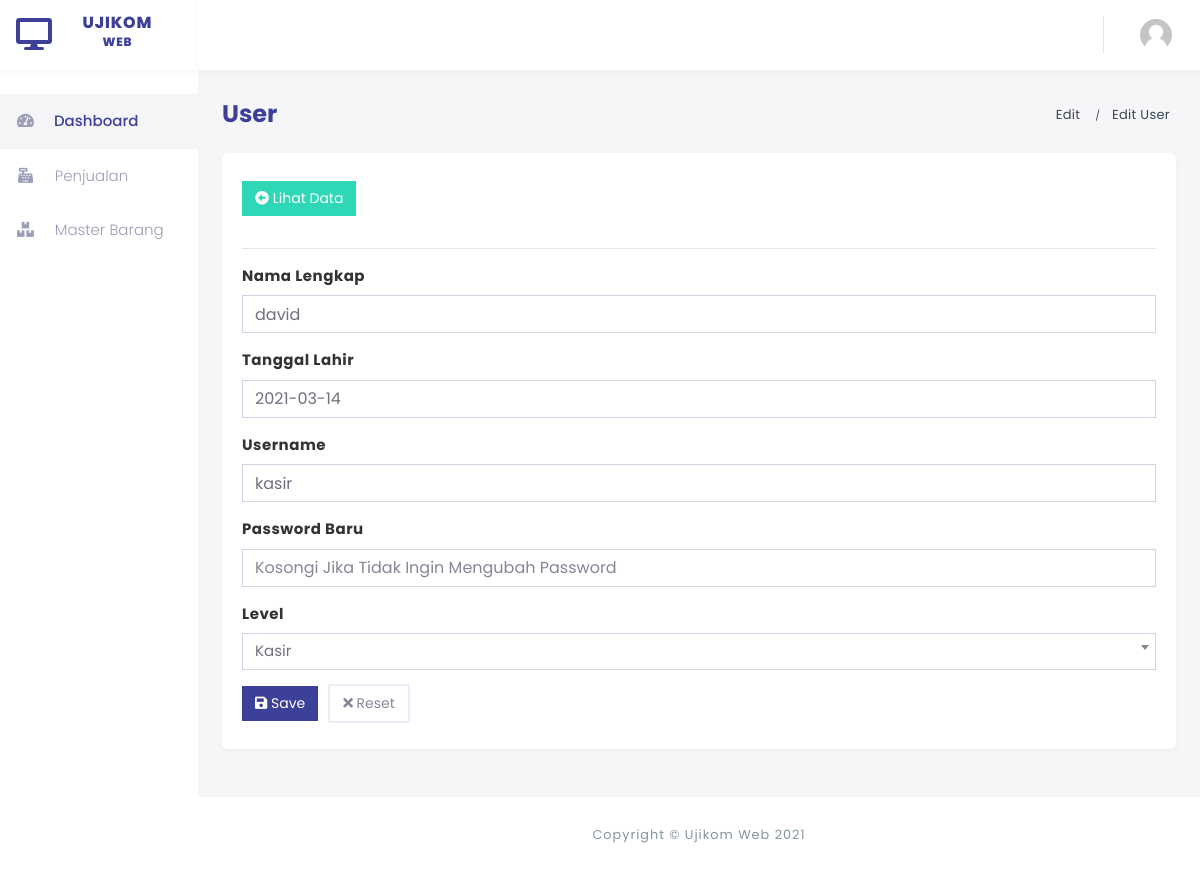
Page /user/edit/3 on the committed database.
### tables this page shows
CREATE TABLE `user` (
  `id_user` int(5) NOT NULL,
  `nama_lengkap` varchar(45) NOT NULL,
  `username` varchar(45) NOT NULL,
  `password` varchar(255) NOT NULL,
  `tanggal_lahir` date NOT NULL,
  `level` enum('admin','kasir') NOT NULL
);

### application/libraries/Template.php (called while the page is built)
<?php if ( ! defined('BASEPATH')) exit('No direct script access allowed');
class Template {
		var $template_data = array();
		function set($name, $value)
		{
			$this->template_data[$name] = $value;
		}
		function load($view = '' , $view_data = array(), $return = FALSE)
		{
			$this->CI =& get_instance();
			$this->set('contents', $this->CI->load->view($view, $view_data, TRUE));
			return $this->CI->load->view('pages/template', $this->template_data, $return);
		}
}

### application/controllers/User.php (called while the page is built, shortened)
<?php
class User extends CI_Controller {
	public function edit($id)
	{
        $param['pageInfo'] = 'Edit User';
        $param['user'] = $this->UserModel->getDataById('*',$id)->result_array()[0];
        $this->template->load('user/edit-user',$param);
	}
}

### index.php (called while the page is built, shortened)
<?php
require_once BASEPATH.'core/CodeIgniter.php';

### application/models/UserModel.php (called while the page is built, shortened)
<?php
class UserModel extends CI_Model {
    public function getDataById($select,$id)
    {
        $this->db->select($select);
        $this->db->from('user');
        $this->db->where('id_user',$id);
        return $this->db->get();
    }
}

### application/views/user/edit-user.php (the view, shortened to what this page needs)
<div class="card shadow py-2">
    <div class="card-body">
        <a href="<?php echo base_url()."user" ?>" class="btn btn-success mb-3"> <span class="fa fa-arrow-alt-circle-left"></span> Lihat Data</a>
    <hr>
        <form method="POST" action="<?php echo base_url().'user/update' ?>">
            <div class="row">
                <div class="col-md-12">
                    <div class="mb-3">
                        <label>Nama Lengkap</label>
                        <input type="text" class="form-control" name="nama_lengkap" placeholder="Masukkan Nama Lengkap" value="<?= $user['nama_lengkap'] ?>">
                    </div>
                    <div class="mb-3">
                        <label>Tanggal Lahir</label>
                        <input type="text" class="form-control datepicker" name="tanggal_lahir" placeholder="Masukkan Tanggal Lahir" value="<?= $user['tanggal_lahir'] ?>">
                    </div>
                    <div class="mb-3">
                        <label>Username</label>
                        <input type="text" class="form-control" name="username" placeholder="Masukkan Username" value="<?= $user['username'] ?>">
                    </div>
                    <div class="mb-3">
                        <label>Password Baru</label>
                        <input type="password" class="form-control" name="password" placeholder="Kosongi Jika Tidak Ingin Mengubah Password">
                    </div>
                    <div class="mb-3">
                        <label>Level</label>
                    </div>
                </div>
            </div>
            <?= btnSubmit() ?>
        </form>
    </div>
</div>

### assets/css/custom.css (style rules this page uses)
body { font-family: "Poppins", sans-serif; background: #f6f6f8; align-items: center; font-size: 15px; overflow-x: hidden; }
a { color : #3c4099; }
.btn { border-radius: 0px; }
label { font-weight: bold; letter-spacing: 0.5px; font-size: 15px; color: #333; }
.form-control { border-radius: 0px; -webkit-border-radius: 0px; -moz-border-radius: 0px; -o-border-radius: 0px; }
.btn { font-size: 14px !important; }
@media (min-width: 768px) { .shadow { -webkit-box-shadow: 0 2px 4px 0 rgba(156, 157, 183, 0.1) !important; box-shadow: 0 2px 4px 0 rgba(156, 157, 183, 0.1) !important; } }
@media (min-width: 768px) { .card { -webkit-box-shadow: 0 2px 4px 0 rgba(156, 157, 183, 0.1) !important; box-shadow: 0 2px 4px 0 rgba(156, 157, 183, 0.1) !important; border : none; } }

### rows in the picture
user: nama_lengkap "david", tanggal_lahir "2021-03-14", username "kasir"

### other values in the picture
$this->uri->segment(1) "User"
$pageTitle "Edit"
$pageInfo "Edit User"
